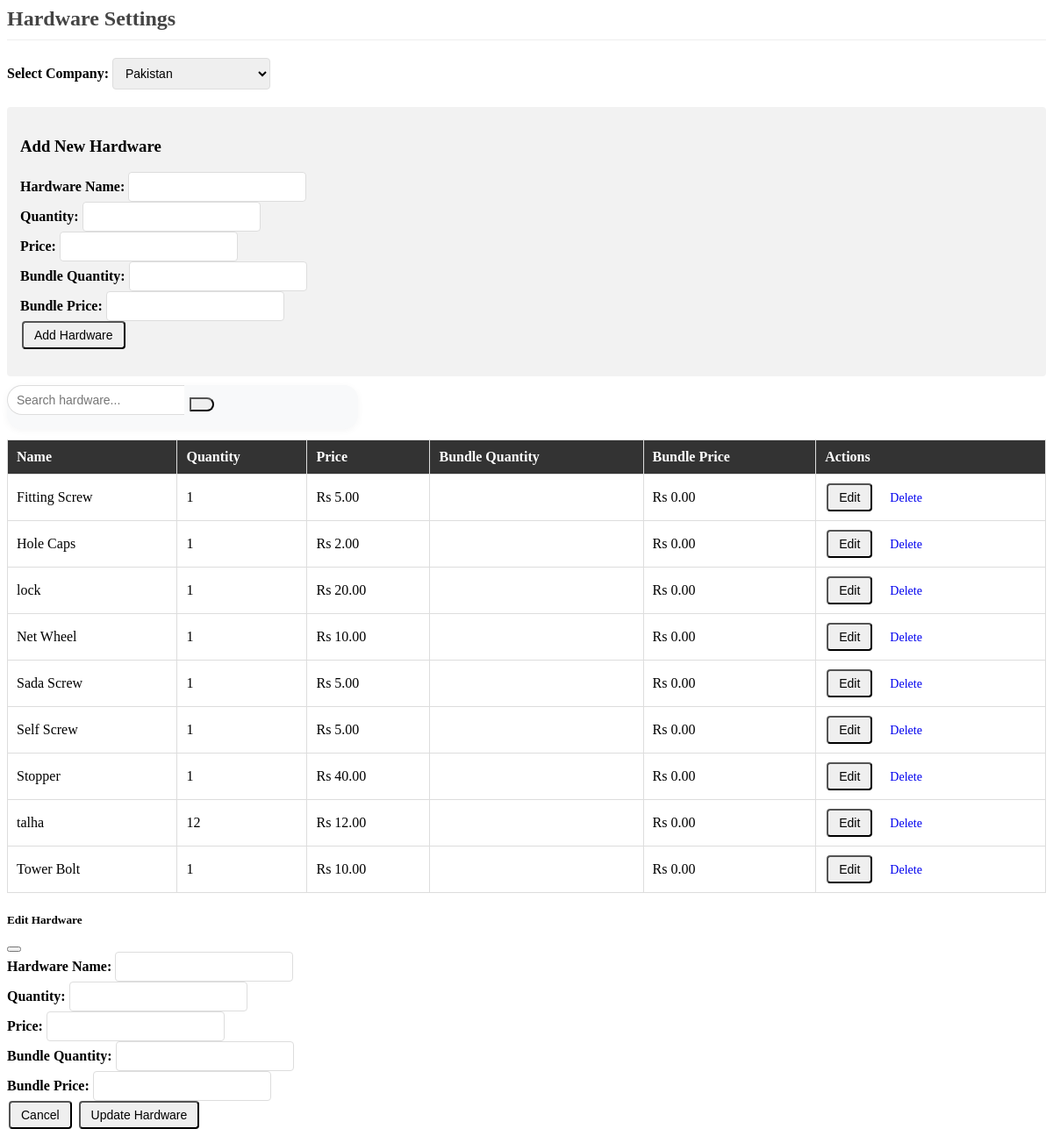
Page /Pages/settings_hardware.php on the earlier database version.
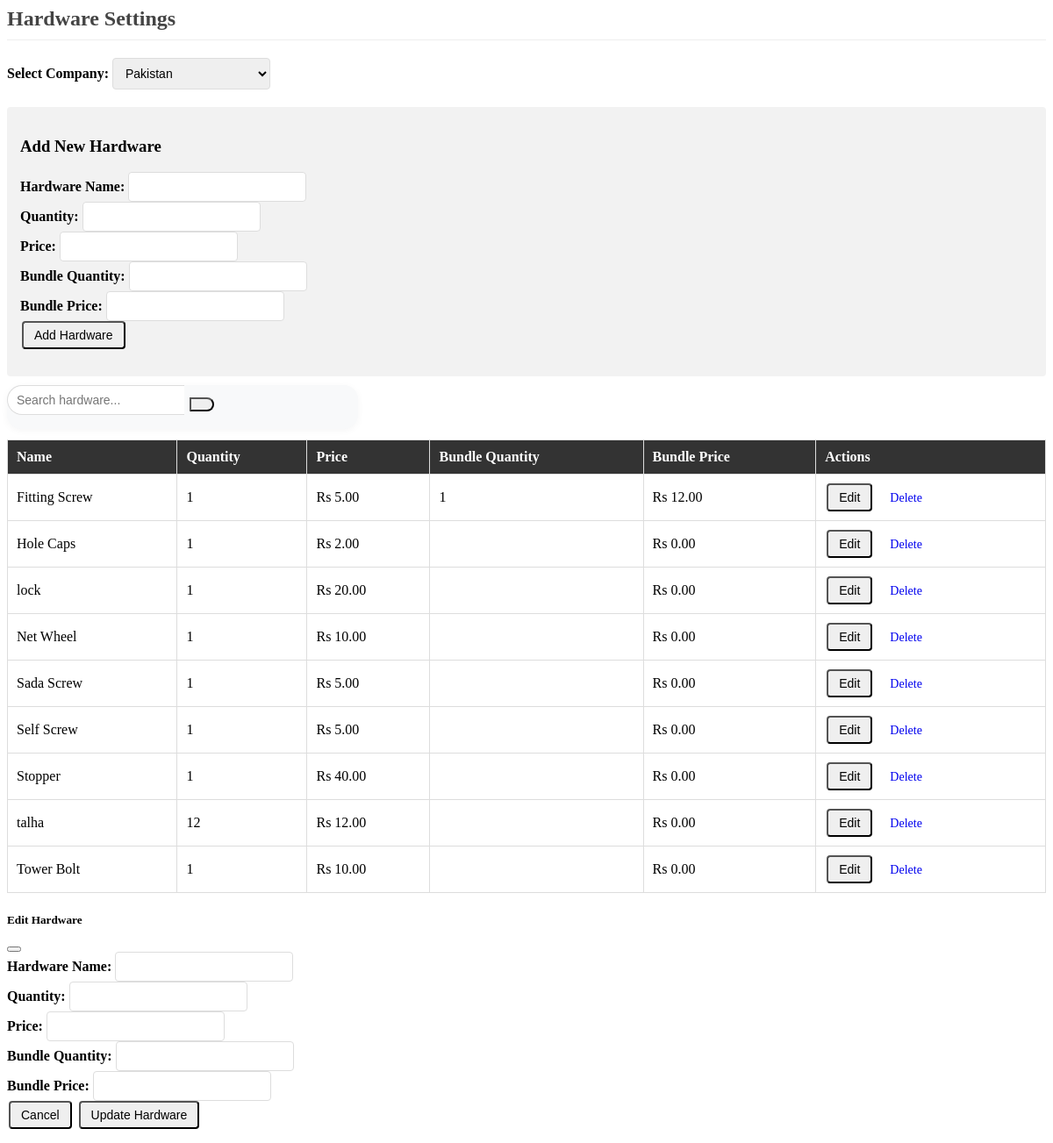
Same page on the later database version.
### tables this page shows
CREATE TABLE `hardware` (
  `id` int(11) NOT NULL,
  `company_id` int(11) NOT NULL,
  `name` varchar(255) NOT NULL,
  `quantity` int(11) NOT NULL,
  `price` decimal(10,2) NOT NULL,
  `bundle_quantity` int(11) DEFAULT NULL,
  `bundle_price` decimal(10,2) DEFAULT NULL,
  `created_at` timestamp NOT NULL DEFAULT current_timestamp()
);

### Pages/settings_hardware.php (the view, shortened to what the changed rows need)
<?php
require_once 'db.php';
$selected_company_id = isset($_SESSION['selected_company_id']) ? $_SESSION['selected_company_id'] : 1;
$hardware = $conn->query("SELECT * FROM hardware WHERE company_id = $selected_company_id ORDER BY name");
?>
<div class="container">
    <div class="d-flex align-items-center mb-4 gap-3">
        <h2 class="mb-0"><i class="fas fa-tools me-2"></i>Hardware Settings</h2>
    </div>
    <table>
        <thead>
            <tr>
                <th>Name</th>
                <th>Quantity</th>
                <th>Price</th>
                <th>Bundle Quantity</th>
                <th>Bundle Price</th>
                <th>Actions</th>
            </tr>
        </thead>
        <tbody>
            <?php
            while ($hw = $hardware->fetch_assoc()):
            ?>
                <tr>
                    <td><?= htmlspecialchars($hw['name']) ?></td>
                    <td><?= $hw['quantity'] ?></td>
                    <td>Rs <?= number_format($hw['price'] ?? 0, 2) ?></td>
                    <td><?= $hw['bundle_quantity'] ?></td>
                    <td>Rs <?= number_format($hw['bundle_price'] ?? 0, 2) ?></td>
                    <td>
                        <button type="button" class="btn btn-warning btn-sm me-1 d-inline-flex align-items-center" style="gap:4px;" data-bs-toggle="modal" data-bs-target="#editHardwareModal" data-id="<?= $hw['id'] ?>" data-name="<?= htmlspecialchars($hw['name']) ?>" data-quantity="<?= $hw['quantity'] ?>" data-price="<?= $hw['price'] ?>" data-bundle_quantity="<?= $hw['bundle_quantity'] ?>" data-bundle_price="<?= $hw['bundle_price'] ?>">
                            <i class="fas fa-edit"></i> Edit
                        </button>
                        <a href="?page=settings_hardware&company_id=<?= $selected_company_id ?>&delete=<?= $hw['id'] ?>" class="btn btn-danger btn-sm d-inline-flex align-items-center" style="gap:4px;" onclick="return confirm('Are you sure you want to delete this hardware?')"><i class="fas fa-trash"></i> Delete</a>
                    </td>
                </tr>
            <?php endwhile; ?>
        </tbody>
    </table>
</div>

Differences in the rows shown:
changed hardware "Fitting Screw": bundle_quantity (not shown) → "1"; bundle_price "0.00" → "12.00"
